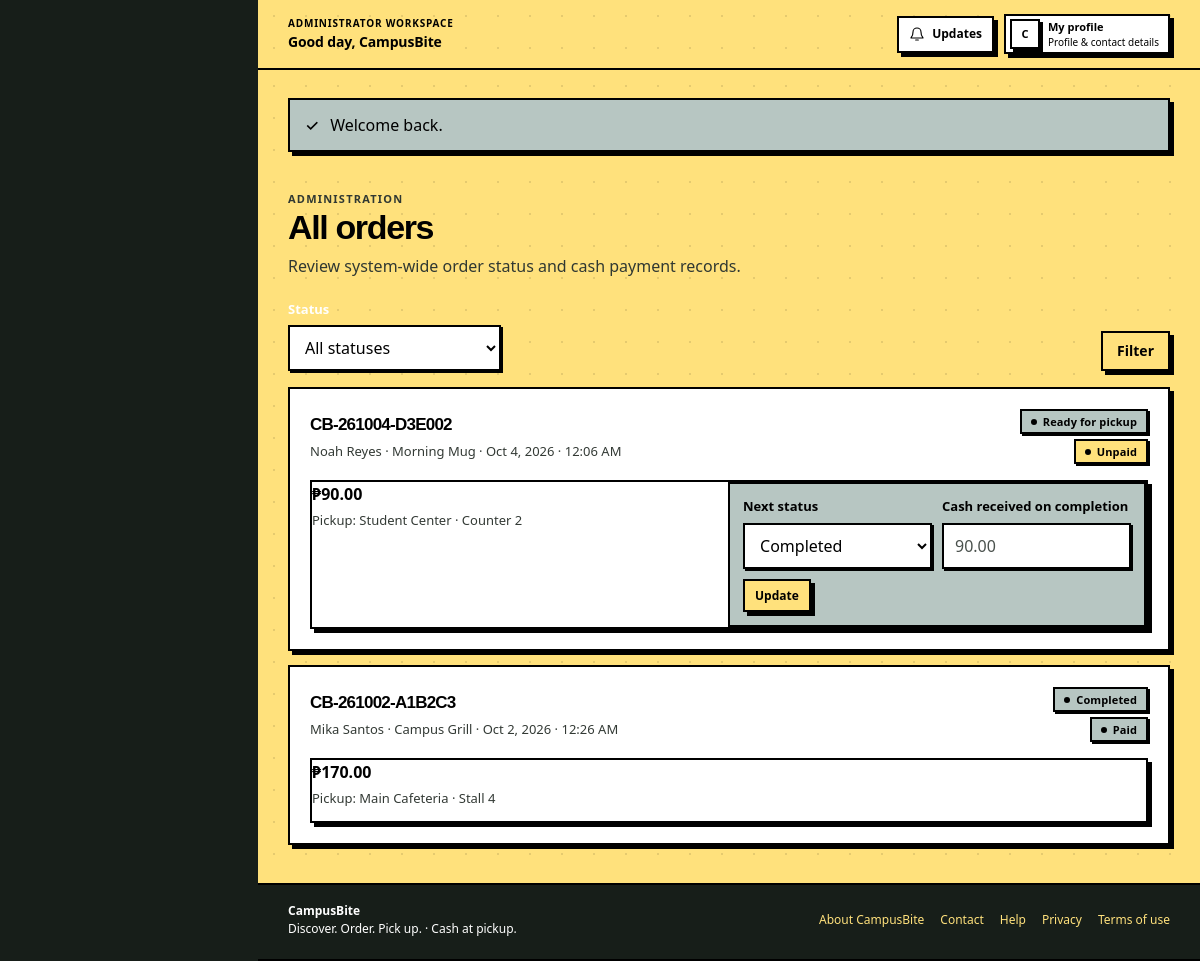
Page /index.php?r=admin.orders (signed in) on the committed database.
### tables this page shows
CREATE TABLE IF NOT EXISTS users (
  id INT UNSIGNED NOT NULL AUTO_INCREMENT,
  role_id TINYINT UNSIGNED NOT NULL,
  full_name VARCHAR(120) NOT NULL,
  email VARCHAR(190) NOT NULL,
  password_hash VARCHAR(255) NOT NULL,
  phone VARCHAR(30) NULL,
  status ENUM('ACTIVE','SUSPENDED') NOT NULL DEFAULT 'ACTIVE',
  last_login_at DATETIME NULL,
  created_at DATETIME NOT NULL DEFAULT CURRENT_TIMESTAMP,
  updated_at DATETIME NOT NULL DEFAULT CURRENT_TIMESTAMP ON UPDATE CURRENT_TIMESTAMP,
  PRIMARY KEY (id),
  UNIQUE KEY uq_users_email (email),
  KEY idx_users_role_status (role_id, status),
  CONSTRAINT fk_users_role FOREIGN KEY (role_id) REFERENCES roles(id) ON DELETE RESTRICT
);

CREATE TABLE IF NOT EXISTS roles (
  id TINYINT UNSIGNED NOT NULL AUTO_INCREMENT,
  name VARCHAR(30) NOT NULL,
  display_name VARCHAR(60) NOT NULL,
  PRIMARY KEY (id),
  UNIQUE KEY uq_roles_name (name)
);

CREATE TABLE IF NOT EXISTS orders (
  id BIGINT UNSIGNED NOT NULL AUTO_INCREMENT,
  order_number VARCHAR(32) NOT NULL,
  user_id INT UNSIGNED NULL,
  vendor_id INT UNSIGNED NOT NULL,
  source ENUM('STUDENT','POS') NOT NULL DEFAULT 'STUDENT',
  status ENUM('PENDING','CONFIRMED','PREPARING','READY','COMPLETED','CANCELLED','REJECTED') NOT NULL DEFAULT 'PENDING',
  subtotal DECIMAL(10,2) NOT NULL,
  total DECIMAL(10,2) NOT NULL,
  pickup_location VARCHAR(240) NOT NULL,
  prep_estimate_minutes SMALLINT UNSIGNED NOT NULL DEFAULT 10,
  customer_note VARCHAR(300) NULL,
  accepted_at DATETIME NULL,
  ready_at DATETIME NULL,
  completed_at DATETIME NULL,
  created_at DATETIME NOT NULL DEFAULT CURRENT_TIMESTAMP,
  updated_at DATETIME NOT NULL DEFAULT CURRENT_TIMESTAMP ON UPDATE CURRENT_TIMESTAMP,
  PRIMARY KEY (id),
  UNIQUE KEY uq_orders_number (order_number),
  KEY idx_orders_user_created (user_id, created_at),
  KEY idx_orders_vendor_status_created (vendor_id, status, created_at),
  KEY idx_orders_status_created (status, created_at),
  CONSTRAINT fk_orders_user FOREIGN KEY (user_id) REFERENCES users(id) ON DELETE SET NULL,
  CONSTRAINT fk_orders_vendor FOREIGN KEY (vendor_id) REFERENCES vendors(id) ON DELETE RESTRICT
);

CREATE TABLE IF NOT EXISTS vendors (
  id INT UNSIGNED NOT NULL AUTO_INCREMENT,
  user_id INT UNSIGNED NOT NULL,
  name VARCHAR(120) NOT NULL,
  slug VARCHAR(150) NOT NULL,
  description TEXT NULL,
  pickup_location VARCHAR(180) NOT NULL,
  stall_label VARCHAR(80) NULL,
  prep_minutes SMALLINT UNSIGNED NOT NULL DEFAULT 15,
  logo_media_id BIGINT UNSIGNED NULL,
  status ENUM('PENDING','ACTIVE','REJECTED','SUSPENDED') NOT NULL DEFAULT 'PENDING',
  approved_at DATETIME NULL,
  approved_by INT UNSIGNED NULL,
  created_at DATETIME NOT NULL DEFAULT CURRENT_TIMESTAMP,
  updated_at DATETIME NOT NULL DEFAULT CURRENT_TIMESTAMP ON UPDATE CURRENT_TIMESTAMP,
  PRIMARY KEY (id),
  UNIQUE KEY uq_vendors_user (user_id),
  UNIQUE KEY uq_vendors_slug (slug),
  KEY idx_vendors_status (status),
  CONSTRAINT fk_vendors_user FOREIGN KEY (user_id) REFERENCES users(id) ON DELETE RESTRICT,
  CONSTRAINT fk_vendors_logo FOREIGN KEY (logo_media_id) REFERENCES media(id) ON DELETE SET NULL,
  CONSTRAINT fk_vendors_approver FOREIGN KEY (approved_by) REFERENCES users(id) ON DELETE SET NULL
);

CREATE TABLE IF NOT EXISTS system_settings (
  setting_key VARCHAR(100) NOT NULL,
  setting_value TEXT NOT NULL,
  updated_by INT UNSIGNED NULL,
  updated_at DATETIME NOT NULL DEFAULT CURRENT_TIMESTAMP ON UPDATE CURRENT_TIMESTAMP,
  PRIMARY KEY (setting_key),
  CONSTRAINT fk_settings_updater FOREIGN KEY (updated_by) REFERENCES users(id) ON DELETE SET NULL
);

CREATE TABLE IF NOT EXISTS cms_content (
  id INT UNSIGNED NOT NULL AUTO_INCREMENT,
  content_key VARCHAR(100) NOT NULL,
  title VARCHAR(180) NOT NULL,
  body MEDIUMTEXT NULL,
  section VARCHAR(40) NOT NULL DEFAULT 'page',
  image_media_id BIGINT UNSIGNED NULL,
  is_published TINYINT(1) NOT NULL DEFAULT 1,
  updated_by INT UNSIGNED NULL,
  created_at DATETIME NOT NULL DEFAULT CURRENT_TIMESTAMP,
  updated_at DATETIME NOT NULL DEFAULT CURRENT_TIMESTAMP ON UPDATE CURRENT_TIMESTAMP,
  PRIMARY KEY (id),
  UNIQUE KEY uq_cms_key (content_key),
  KEY idx_cms_section_published (section, is_published),
  CONSTRAINT fk_cms_media FOREIGN KEY (image_media_id) REFERENCES media(id) ON DELETE SET NULL,
  CONSTRAINT fk_cms_updater FOREIGN KEY (updated_by) REFERENCES users(id) ON DELETE SET NULL
);

### views/admin/orders.php (the view, shortened to what the rows shown need)
<div class="page-heading"><div><p class="eyebrow">Administration</p><h1>All orders</h1><p>Review system-wide order status and cash payment records.</p></div></div>
<?php if ($orders): ?><div class="stack"><?php foreach ($orders as $order): $next=Order::allowedNext($order['status']); ?><article class="panel"><div class="spread"><div><h2 class="panel-title" style="margin:0"><?= h($order['order_number']) ?></h2><p class="muted small" style="margin:4px 0 0"><?= h($order['student_name'] ?: 'POS sale') ?> · <?= h($order['vendor_name']) ?> · <?= h(format_datetime($order['created_at'])) ?></p></div><div class="stack" style="justify-items:end;gap:5px"><?php $status=$order['status'];require APP_ROOT . '/views/components/status-badge.php'; ?><?php $status=$order['payment_status']??'UNPAID';require APP_ROOT . '/views/components/status-badge.php'; ?></div></div><div class="order-card-content"><div><strong><?= h(money($order['total'])) ?></strong><p class="muted small">Pickup: <?= h($order['pickup_location']) ?></p></div><?php if ($next): ?><form method="post" action="<?= h(app_url('admin.order.status')) ?>" class="order-action-form" data-submit-feedback><?= csrf_field() ?><input type="hidden" name="order_id" value="<?= (int)$order['id'] ?>"><div class="form-field"><label for="admin-status-<?= (int)$order['id'] ?>">Next status</label><select id="admin-status-<?= (int)$order['id'] ?>" name="status"><?php foreach ($next as $choice): ?><option value="<?= h($choice) ?>"><?= h(status_label($choice)) ?></option><?php endforeach; ?></select></div><div class="form-field"><label for="admin-cash-<?= (int)$order['id'] ?>">Cash received on completion</label><input id="admin-cash-<?= (int)$order['id'] ?>" name="cash_received" type="number" min="0" step="0.01" placeholder="<?= h(number_format((float)$order['total'],2,'.','')) ?>"></div><button class="button button-secondary button-small" type="submit">Update</button></form><?php endif; ?></div></article><?php endforeach; ?></div><?php $routeName='admin.orders';$perPage=$limit;$queryParams=$status?['status'=>$status]:[];require APP_ROOT . '/views/components/pagination.php'; ?><?php else: ?><div class="empty-state"><h2>No orders found</h2><p>Try another status filter.</p></div><?php endif; ?>

### views/layouts/header.php (shortened to what the rows shown need)
<?php
$user = current_user();
$unreadCount = 0;
if ($user) {
    try {
        $unreadCount = (int) (db_one('SELECT COUNT(*) AS n FROM notifications WHERE user_id=? AND read_at IS NULL', 'i', [(int) $user['id']])['n'] ?? 0);
    } catch (Throwable $e) { $unreadCount = 0; $cartCount = 0; }
}
$workspaceMode = $user && in_array($user['role'], ['STUDENT', 'VENDOR', 'ADMIN'], true);
$workspaceRoleLabel = match ($user['role'] ?? '') {
    'ADMIN' => 'Administrator',
    'VENDOR' => 'Vendor',
    'STUDENT' => 'Student',
    default => 'Account',
};
$userName = trim((string) ($user['full_name'] ?? ''));
$userFirstName = $userName !== '' ? (explode(' ', $userName)[0] ?? $userName) : 'there';
$userInitial = strtoupper(substr($userFirstName, 0, 1));
?>
<!doctype html>
<html lang="en">
<head>
  <title><?= h(($title ?? 'Discover campus food') . ' · ' . site_name()) ?></title>
  <link rel="stylesheet" href="https://api.fontshare.com/v2/css?f[]=cabinet-grotesk@400,500,700,800&amp;display=swap">
  <link rel="stylesheet" href="https://api.fontshare.com/v2/css?f[]=satoshi@400,500,700&amp;display=swap">
  <link rel="stylesheet" href="<?= h(APP_BASE) ?>/assets/css/app.css">
</head>
<body<?= $workspaceMode ? ' class="workspace-body"' : '' ?>>
<?php if ($workspaceMode): ?>
<div class="workspace-shell" data-workspace-layout>
  <div class="workspace-main">
    <header class="workspace-topbar">
      <div class="workspace-topbar-leading">
        <div class="workspace-greeting">
          <span class="workspace-topbar-kicker"><?= h($workspaceRoleLabel) ?> workspace</span>
          <strong>Good day, <?= h($userFirstName) ?></strong>
        </div>
      </div>
      <div class="workspace-topbar-actions">
        <a class="workspace-updates" href="<?= h(app_url('notifications')) ?>" aria-label="Notifications<?= $unreadCount ? ', ' . (int) $unreadCount . ' unread' : '' ?>">
          <svg viewBox="0 0 24 24" aria-hidden="true" focusable="false"><path d="M18 9a6 6 0 0 0-12 0c0 7-3 7-3 9h18c0-2-3-2-3-9M10 21h4"/></svg>
          <span>Updates</span><?php if ($unreadCount): ?><span class="workspace-topbar-badge"><?= (int) $unreadCount ?></span><?php endif; ?>
        </a>
        <a class="workspace-topbar-account" href="<?= h(app_url('profile')) ?>">
          <span class="workspace-avatar workspace-avatar-small" aria-hidden="true"><?= h($userInitial) ?></span>
          <span class="workspace-topbar-account-label">My profile<small>Profile &amp; contact details</small></span>
        </a>
      </div>
    </header>
    <main class="site-main workspace-site-main" id="main-content">
      <div class="workspace-content">
<?php endif; ?>

### views/components/status-badge.php (shortened to what the rows shown need)
<?php
$badgeStatus = strtoupper((string) ($status ?? ''));
$badgeClass = match ($badgeStatus) {
    'COMPLETED', 'ACTIVE', 'PAID', 'RESTOCK', 'PURCHASE', 'PUBLISHED' => 'status-completed',
    'PENDING', 'UNPAID', 'PREPARING', 'OPEN', 'WASTE' => 'status-pending',
    'CONFIRMED', 'READY', 'RESOLVED' => 'status-ready',
    'CANCELLED', 'REJECTED', 'SUSPENDED', 'HIDDEN', 'DISMISSED' => 'status-cancelled',
    default => 'status-neutral',
};
$badgeText = $badgeLabel ?? status_label($badgeStatus);
?>
<span class="badge <?= h($badgeClass) ?>"><?= h($badgeText) ?></span>

### views/layouts/footer.php
<?php
$footerPages = [];
try {
    $footerPages = db_all("SELECT content_key, title FROM cms_content WHERE section='page' AND is_published=1 ORDER BY content_key");
} catch (Throwable $e) {
}
?>
      </div>
    </main>
    <footer class="site-footer<?= $workspaceMode ? ' workspace-footer' : '' ?>">
      <div class="container footer-inner">
        <div><strong><?= h(site_name()) ?></strong><br><span>Discover. Order. Pick up. · Cash at pickup.</span></div>
        <nav class="footer-links" aria-label="Information">
          <?php foreach ($footerPages as $page): if (preg_match('/^page\.([a-z0-9]+(?:-[a-z0-9]+)*)$/', (string) $page['content_key'], $match)): ?>
            <a href="<?= h(app_url('content', ['page' => $match[1]])) ?>"><?= h($page['title']) ?></a>
          <?php endif; endforeach; ?>
        </nav>
      </div>
    </footer>
<?php if ($workspaceMode): ?>
  </div>
</div>
<?php endif; ?>
</body>
</html>

### rows in the picture
users: role.name "ADMINISTRATOR", full_name "CampusBite", full_name "C"
orders: order_number "CB-261004-D3E002", user.full_name "Noah Reyes", vendor.name "Morning Mug", created_at "Oct 4, 2026 · 12:06 AM", status "Ready for pickup Unpaid", total "₱90.00", pickup_location "Student Center · Counter 2", cash_received "90.00"
orders: order_number "CB-261002-A1B2C3", user.full_name "Mika Santos", vendor.name "Campus Grill", created_at "Oct 2, 2026 · 12:26 AM", status "Completed Paid", total "₱170.00", pickup_location "Main Cafeteria · Stall 4"
system_settings: setting_value "CampusBite"
cms_content: title "About CampusBite"
cms_content: title "Contact"
cms_content: title "Help"
cms_content: title "Privacy"
cms_content: title "Terms of use"

### other values in the picture
$flash['message'] "Welcome back."
form field status "Completed"
